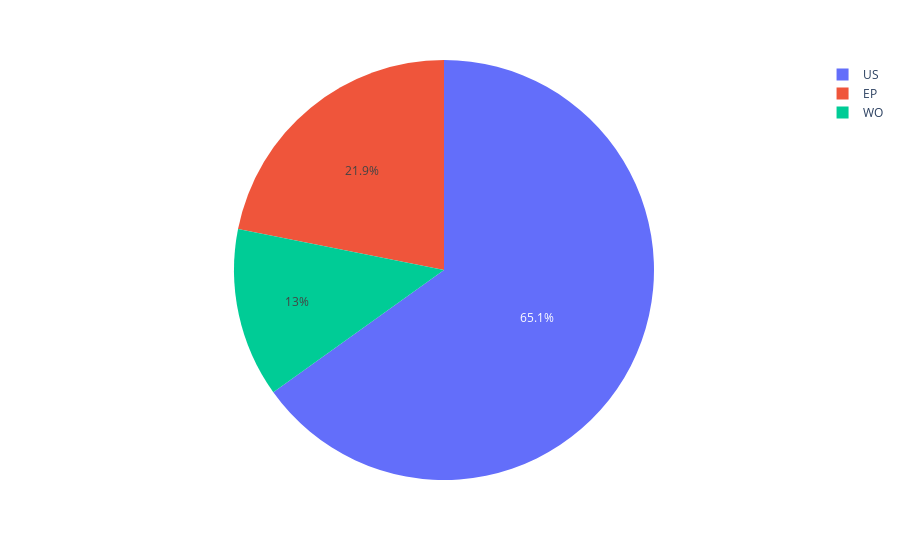

Notebook code cell kept with this figure:
### Markdown cell above
# Plotly based plots

### Code cell
plotly_pie_chart(test, fig_size=(8, 5))

### Figure 1 — Plotly figure (JSON) as saved in the notebook; plotly's stock layout.template omitted (floating-point values rounded to 4 significant figures)
{"data": [{"domain": {"x": [0, 1], "y": [0, 1]}, "hovertemplate": "label=%{label}<br>value=%{value}<extra></extra>", "labels": ["US", "EP", "WO"], "legendgroup": "", "name": "", "showlegend": true, "type": "pie", "values": [125, 42, 25]}], "layout": {"legend": {"tracegroupgap": 0}, "margin": {"t": 60}}}
